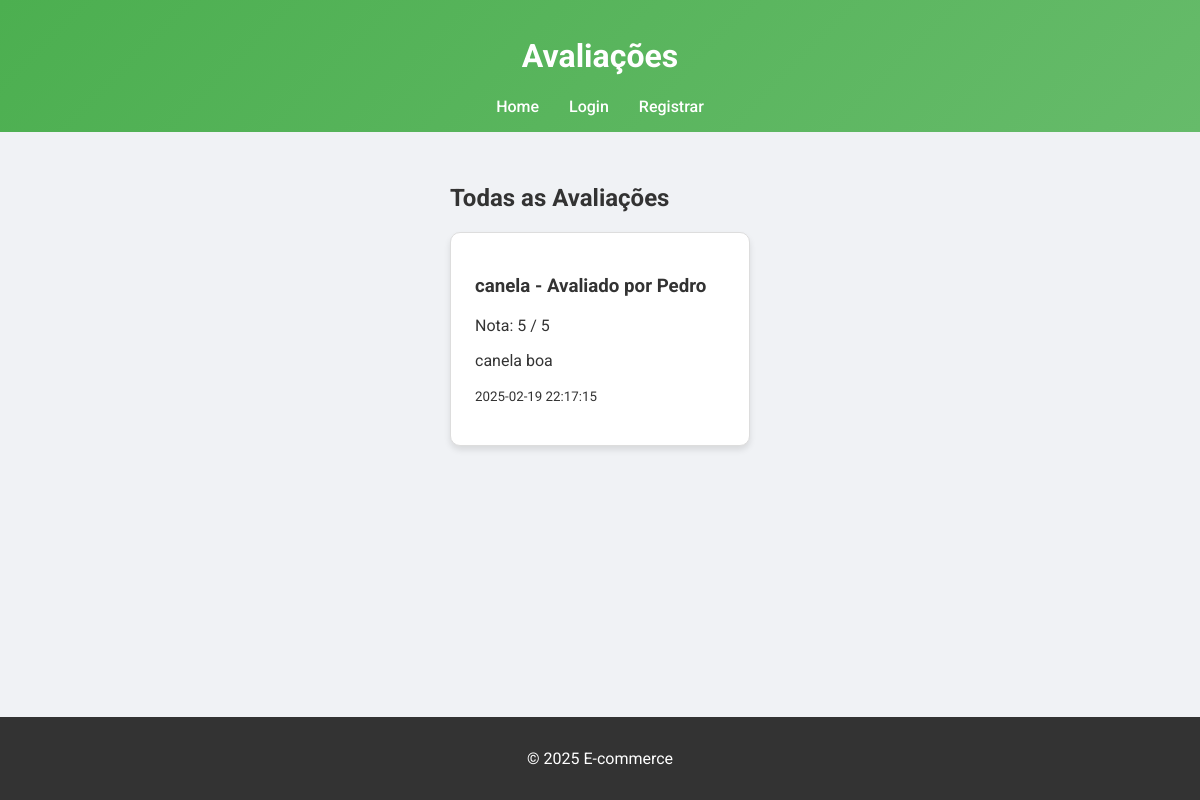
Before: /avaliacoes with the older database file.
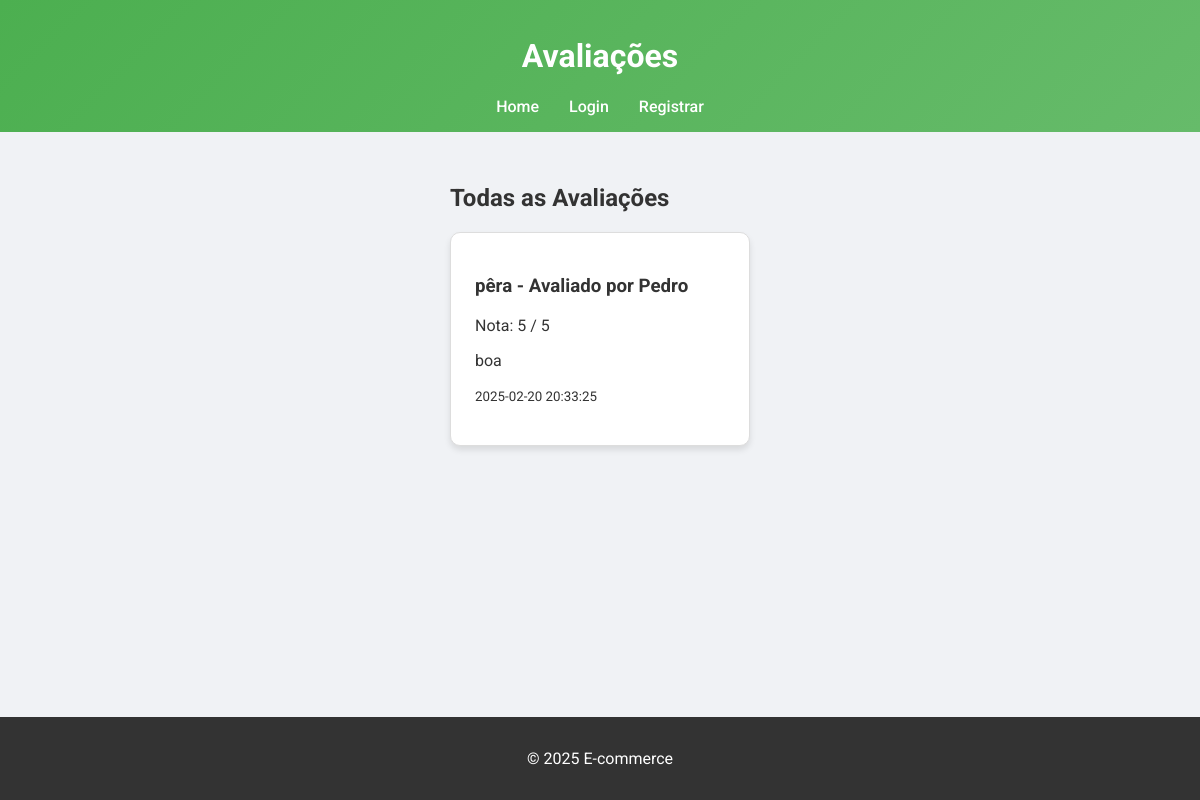
After: the same page with the newer database file.
### tables this page shows
CREATE TABLE avaliacoes (
                                    id INTEGER PRIMARY KEY AUTOINCREMENT,
                                    product_id INTEGER NOT NULL,
                                    username TEXT NOT NULL,
                                    rating INTEGER NOT NULL,
                                    comment TEXT,
                                    data TIMESTAMP DEFAULT CURRENT_TIMESTAMP,
                                    FOREIGN KEY(product_id) REFERENCES produtos(id));

CREATE TABLE produtos (
                                    id INTEGER PRIMARY KEY AUTOINCREMENT,
                                    nome TEXT NOT NULL,
                                    preco REAL NOT NULL,
                                    quantidade INTEGER NOT NULL DEFAULT 0,
                                    username TEXT NOT NULL);

### controllers.py (the view)
@bp.route('/avaliacoes')
def avaliacoes():
    from models import DatabaseManager
    with DatabaseManager.get_connection() as conn:
        cursor = conn.cursor()
        cursor.execute("""
           SELECT a.id, a.product_id, a.username, a.rating, a.comment, a.data, p.nome
           FROM avaliacoes a
           JOIN produtos p ON a.product_id = p.id
           ORDER BY a.data DESC
         """)
        avaliacoes_data = cursor.fetchall()
    return render_template('avaliacoes.html', avaliacoes=avaliacoes_data, username=session.get('username'))

### models.py (called while the page is built)
    @staticmethod
    def get_connection():
        return sqlite3.connect(db_path)

### templates/avaliacoes.html (shortened to what this page needs)
<!DOCTYPE html>
<html lang="pt-BR">
  <head>
    <link rel="stylesheet" href="/static/style.css" />
  </head>
  <body>
    <header>
      <h1>Avaliações</h1>
      <nav>
        <a href="/">Home</a>
        {% if username %}
        <a href="/admin">Painel Administrativo</a>
        <a href="/carrinho">Carrinho</a>
        <a href="/historico">Histórico</a>
        <a href="/logout">Logout</a>
        {% else %}
        <a href="/login">Login</a>
        <a href="/register">Registrar</a>
        {% endif %}
      </nav>
    </header>
    <main>
      <h2>Todas as Avaliações</h2>
      <div class="avaliacoes-list">
        {% for avaliacao in avaliacoes %}
        <div class="avaliacao-card">
          <h3>{{ avaliacao[6] }} - Avaliado por {{ avaliacao[2] }}</h3>
          <p>Nota: {{ avaliacao[3] }} / 5</p>
          <p>{{ avaliacao[4] }}</p>
          <p><small>{{ avaliacao[5] }}</small></p>
        </div>
        {% endfor %}
      </div>
    </main>
    <footer>
      <p>&copy; 2025 E-commerce</p>
    </footer>
  </body>
</html>

Changed rows visible on the page:
removed avaliacoes: nome "canela", username "Pedro", rating "5", comment "canela boa", data "2025-02-19 22:17:15"
now on this page (row edited): avaliacoes: nome "pêra", username "Pedro", rating "5", comment "boa", data "2025-02-20 20:33:25"
